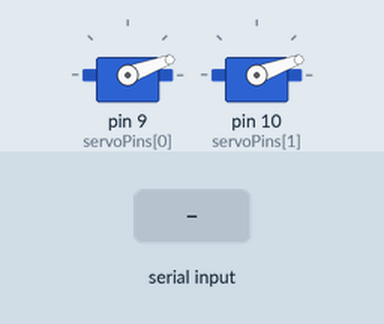
Recording of a sketch running on a simulated Arduino Uno, built with avr-gcc and run on an emulated ATmega328P. Shown: 2 × servo. The test bench sets the inputs (shaded band). What the sketch prints to the serial monitor is not drawn.

Above: at 1.2 s.
1.3 s: "90,45\n" received over Serial
At 1.8 s:
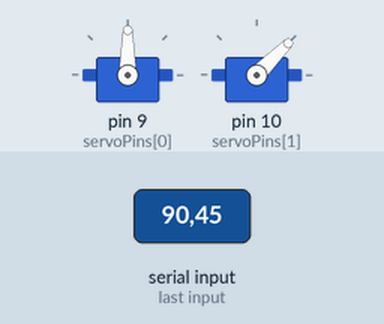
2.8 s: "30,150\n" received over Serial
At 4.9 s:
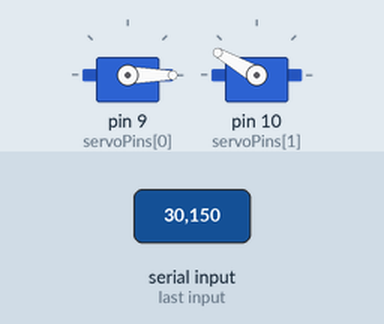
5.3 s: "5\n" received over Serial
At 6.7 s:
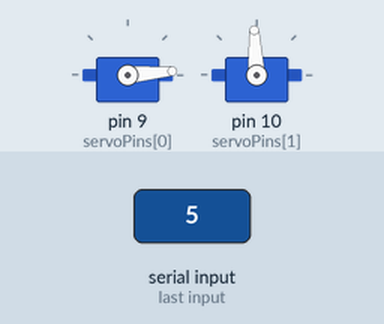
7.8 s: "90\n" received over Serial
At 9.8 s:
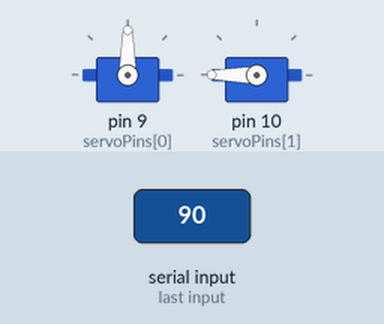
10.3 s: "200\n" received over Serial
At 11.8 s:
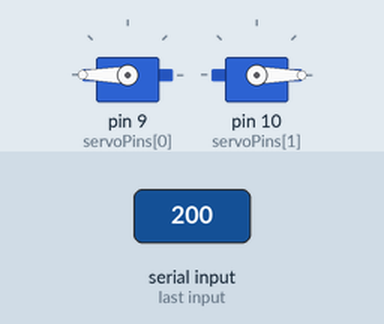
12.8 s: "5\n" received over Serial
At 14.8 s:
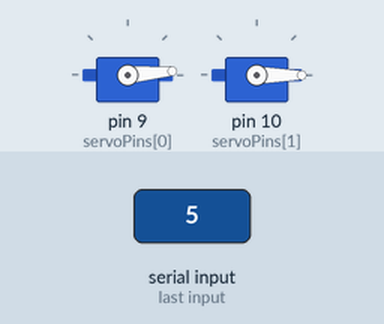
Timing chart, 0 to 16.3 s (numbered marks = the images above; inputs shaded):
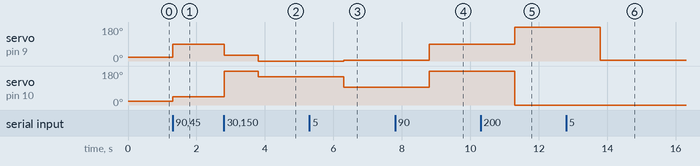

Measured:
- after the input at 1.3 s, servo on pin 9 (servoPins[0]): 20° → 90° at once; servo on pin 10 (servoPins[1]): 20° → 45° at once
- after the input at 2.8 s, servo on pin 9 (servoPins[0]): 90° → 30° at once, → 0° 1.0 s later; servo on pin 10 (servoPins[1]): 45° → 180° at once, → 150° 1.0 s later
- after the input at 5.3 s, servo on pin 9 (servoPins[0]): 0° → 5° after 1.0 s; servo on pin 10 (servoPins[1]): 150° → 93° after 1.0 s
- after the input at 7.8 s, servo on pin 9 (servoPins[0]): 5° → 90° after 1.0 s; servo on pin 10 (servoPins[1]): 93° → 180° after 1.0 s
- after the input at 10.3 s, servo on pin 9 (servoPins[0]): 90° → 180° after 1.0 s; servo on pin 10 (servoPins[1]): 180° → 0° after 1.0 s
- after the input at 12.8 s, servo on pin 9 (servoPins[0]): 180° → 5° after 1.0 s

The sketch:

SerialSweepN.ino
```cpp
/*
  SerialSweepN
  Reads serial data until the null byte and turns that data into servo movement for n servos

  Note: Change numServos to number of servos and set servoPins to correct pins
*/
#include <Servo.h>

const int numServos = 2;
Servo servos[numServos];
int servoPins[] = {9, 10};
char serialData[numServos * 3];
char tempData[3];

void setup() {
  Serial.begin(9600);
  Serial.println("Ready");
  for (int i=0; i < numServos; i++) {
    servos[i].attach(servoPins[i]);
    servos[i].write(20);
  }
}

void loop() {
  if (Serial.available()) {
    Serial.readBytesUntil('\0', serialData, numServos * 3);

    for (int i=0; i < numServos; i++) {
      memmove(tempData, serialData + i * 3, 3);
      servos[i].write(atoi(tempData));
    }
  }
}
```
